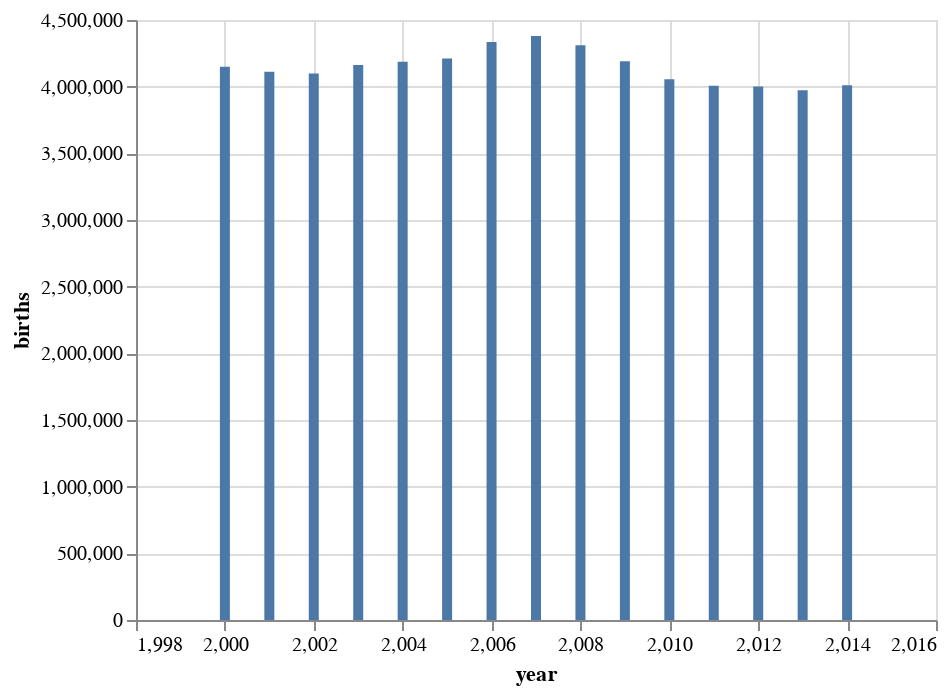

Notebook cell for this chart:
### Code cell
# Show this data in a chart
alt.Chart(years_df1).mark_bar().encode(
    x = 'year',
    y = 'births'
)

# Could find a way to start it at like 3900000 births on the axis of the chart.

### Figure 1 — Vega-Lite specification as saved in the notebook (floating-point values rounded to 4 significant figures)
{"config": {"view": {"continuousWidth": 400, "continuousHeight": 300}}, "data": {"name": "data-b185d3ec417be840a2baf4c1d88b8402"}, "mark": "bar", "encoding": {"x": {"type": "quantitative", "field": "year"}, "y": {"type": "quantitative", "field": "births"}}, "$schema": "https://vega.github.io/schema/vega-lite/v4.8.1.json", "datasets": {"data-b185d3ec417be840a2baf4c1d88b8402": [{"year": 2000, "births": 4149598}, {"year": 2001, "births": 4110963}, {"year": 2002, "births": 4099313}, {"year": 2003, "births": 4163060}, {"year": 2004, "births": 4186863}, {"year": 2005, "births": 4211941}, {"year": 2006, "births": 4335154}, {"year": 2007, "births": 4380784}, {"year": 2008, "births": 4310737}, {"year": 2009, "births": 4190991}, {"year": 2010, "births": 4055975}, {"year": 2011, "births": 4006908}, {"year": 2012, "births": 4000868}, {"year": 2013, "births": 3973337}, {"year": 2014, "births": 4010532}]}}
